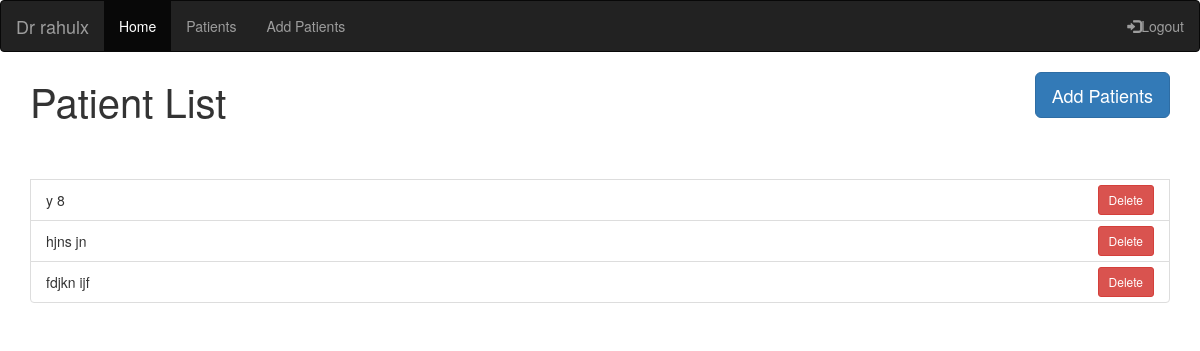
Page /patients/ (signed in) on the earlier database version.
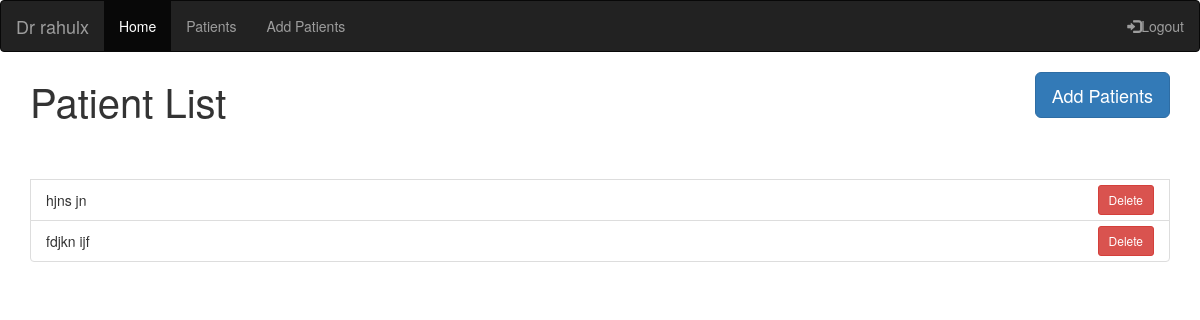
Same page on the later database version.
### pages/models.py (models this page shows)
class Patient(models.Model):
    user = models.ForeignKey(User,on_delete=models.CASCADE)
    first_name = models.CharField(max_length=30)
    last_name = models.CharField(max_length=30)
    age = models.IntegerField()
    numvisit = models.IntegerField()
    detail = models.TextField(max_length=300)

### pages/views.py (the view)
# urls.py: path('patients/',patients,name="patients"),
def patients(request):
    if request.user.is_authenticated:
        obj = Patient.objects.filter(user=request.user.pk)
        return render(request,"pages/patients.html",context={'names': obj})
    else:
        return render(request,"register/login.html")

### pages/templates/pages/patients.html (shortened to what this page needs)
    <!DOCTYPE html>
    <html lang="en">
    <head>
        {% load static %}
        <link rel="stylesheet" href="https://maxcdn.bootstrapcdn.com/bootstrap/3.4.0/css/bootstrap.min.css">
    </head>
    <body>
    {% include 'pages/nav.html' %}
    <div class="container">
        <p>Patient List
        <a class="btn btn-primary btn-lg add" role ="button" href="/patientadd">Add Patients</a>
    </p>
    <div class="list-group">
        <br>
        <br>
    {% for i in names %}
    <li  class="list-group-item" >{{i.first_name}}  {{i.last_name}} <a class="btn btn-danger btn-sm" href="{% url 'remove' pk=i.pk %}"> Delete</a> </li>
    {% endfor %}
    </div>
</div>
</body>
</html>

### pages/templates/pages/nav.html (shortened to what this page needs)
<nav class="navbar navbar-inverse">
    <div class="container-fluid">
      <div class="navbar-header">
        {% if user.is_authenticated %}
        <a class="navbar-brand" href="/">Dr {{user.get_username }}</a>
        {% endif %}
      </div>
      <ul class="nav navbar-nav">
        <li class="active"><a href="/">Home</a></li>
        <li><a href="/patients">Patients</a></li>
        <li><a href="/patientadd">Add Patients</a></li>
      </ul>
      <ul class="nav navbar-nav navbar-right">
        {% if user.is_authenticated %}
        <li><a href="/register/logout"><span class="glyphicon glyphicon-log-in"></span>Logout</a></li>
        {% else%}
        <li><a href="/register"><span class="glyphicon glyphicon-user"></span>Register</a></li>
        <li><a href="/login"><span class="glyphicon glyphicon-log-in"></span>Login</a></li>
        {% endif %}
      </ul>
    </div>
  </nav>

### pages/templates/pages/patients.html (style rules this page uses)
.add { float: right; display: fixed; }
p { font-size: 40px; }
.btn-danger { float: right; margin-top: -5px; }

Differences in the rows shown:
removed Patient: first_name "y", last_name "8"
